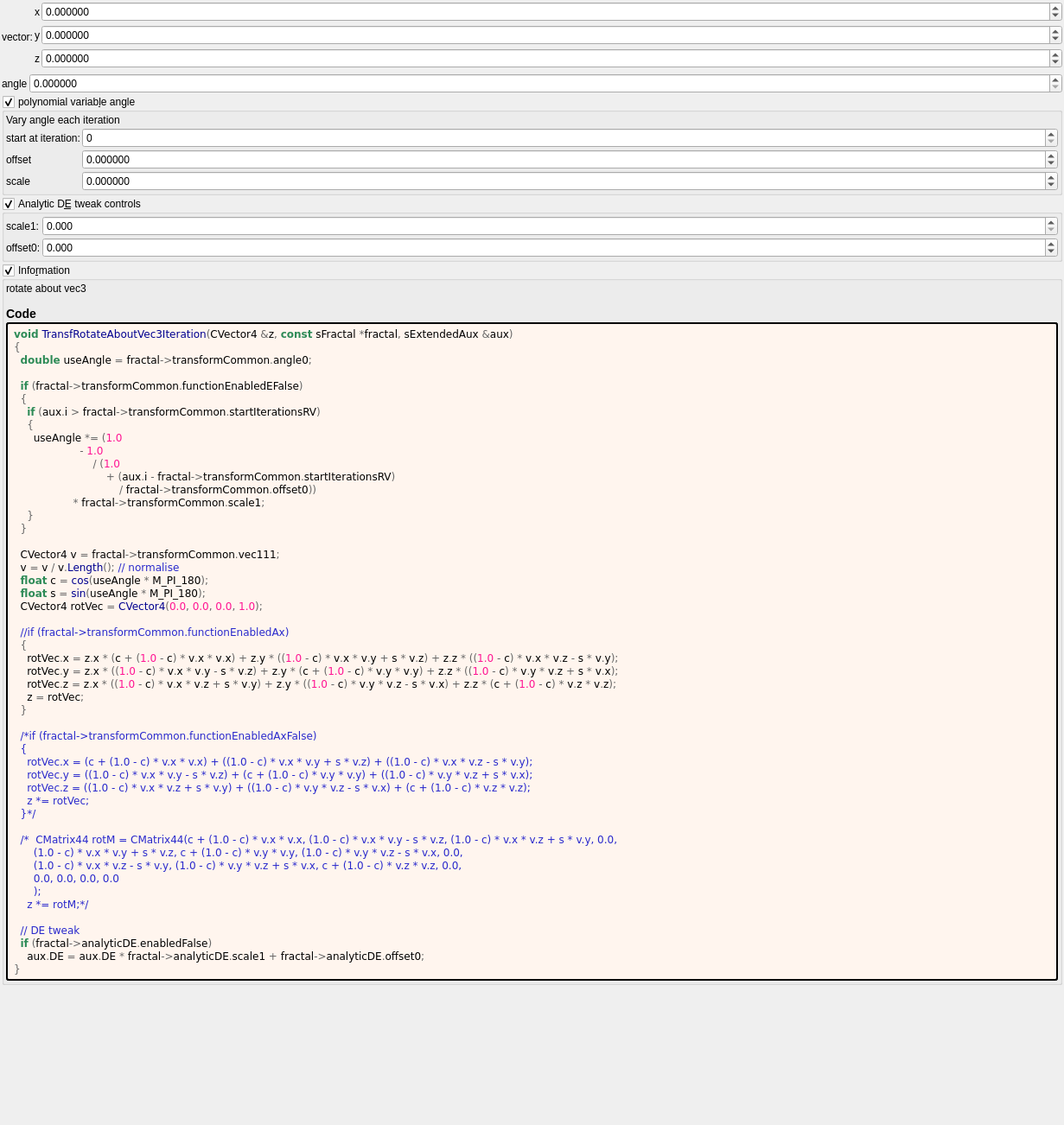
<?xml version="1.0" encoding="UTF-8"?>
<ui version="4.0">
 <class>Form</class>
 <widget class="QWidget" name="Form">
  <property name="geometry">
   <rect>
    <x>0</x>
    <y>0</y>
    <width>1231</width>
    <height>1302</height>
   </rect>
  </property>
  <property name="windowTitle">
   <string notr="true">transf_rotate_about_vec3</string>
  </property>
  <layout class="QVBoxLayout" name="verticalLayout">
   <property name="spacing">
    <number>2</number>
   </property>
   <property name="leftMargin">
    <number>2</number>
   </property>
   <property name="topMargin">
    <number>2</number>
   </property>
   <property name="rightMargin">
    <number>2</number>
   </property>
   <property name="bottomMargin">
    <number>2</number>
   </property>
   <item>
    <layout class="QGridLayout" name="gridLayout_17" columnstretch="0,0,1">
     <property name="horizontalSpacing">
      <number>2</number>
     </property>
     <property name="verticalSpacing">
      <number>4</number>
     </property>
     <item row="4" column="2">
      <widget class="MyDoubleSpinBox" name="spinbox3_transf_vec_111_z">
       <property name="sizePolicy">
        <sizepolicy hsizetype="Minimum" vsizetype="Maximum">
         <horstretch>0</horstretch>
         <verstretch>0</verstretch>
        </sizepolicy>
       </property>
       <property name="prefix">
        <string/>
       </property>
       <property name="suffix">
        <string/>
       </property>
       <property name="decimals">
        <number>6</number>
       </property>
       <property name="minimum">
        <double>-1.000000000000000</double>
       </property>
       <property name="maximum">
        <double>1.000000000000000</double>
       </property>
       <property name="singleStep">
        <double>0.100000000000000</double>
       </property>
      </widget>
     </item>
     <item row="4" column="1">
      <widget class="QLabel" name="label_124">
       <property name="text">
        <string notr="true">z</string>
       </property>
      </widget>
     </item>
     <item row="3" column="2">
      <widget class="MyDoubleSpinBox" name="spinbox3_transf_vec_111_y">
       <property name="sizePolicy">
        <sizepolicy hsizetype="Minimum" vsizetype="Maximum">
         <horstretch>0</horstretch>
         <verstretch>0</verstretch>
        </sizepolicy>
       </property>
       <property name="prefix">
        <string/>
       </property>
       <property name="suffix">
        <string/>
       </property>
       <property name="decimals">
        <number>6</number>
       </property>
       <property name="minimum">
        <double>-1.000000000000000</double>
       </property>
       <property name="maximum">
        <double>1.000000000000000</double>
       </property>
       <property name="singleStep">
        <double>0.100000000000000</double>
       </property>
      </widget>
     </item>
     <item row="3" column="1">
      <widget class="QLabel" name="label_121">
       <property name="text">
        <string notr="true">y</string>
       </property>
      </widget>
     </item>
     <item row="1" column="1" rowspan="2">
      <widget class="QLabel" name="label_120">
       <property name="text">
        <string notr="true">x</string>
       </property>
      </widget>
     </item>
     <item row="1" column="2" rowspan="2">
      <widget class="MyDoubleSpinBox" name="spinbox3_transf_vec_111_x">
       <property name="sizePolicy">
        <sizepolicy hsizetype="Minimum" vsizetype="Maximum">
         <horstretch>0</horstretch>
         <verstretch>0</verstretch>
        </sizepolicy>
       </property>
       <property name="prefix">
        <string/>
       </property>
       <property name="suffix">
        <string/>
       </property>
       <property name="decimals">
        <number>6</number>
       </property>
       <property name="minimum">
        <double>-1.000000000000000</double>
       </property>
       <property name="maximum">
        <double>1.000000000000000</double>
       </property>
       <property name="singleStep">
        <double>0.100000000000000</double>
       </property>
      </widget>
     </item>
     <item row="1" column="0" rowspan="5">
      <widget class="QLabel" name="label_35">
       <property name="text">
        <string>vector:</string>
       </property>
      </widget>
     </item>
    </layout>
   </item>
   <item>
    <layout class="QGridLayout" name="gridLayout_2" columnstretch="0,1">
     <property name="spacing">
      <number>2</number>
     </property>
     <item row="0" column="1">
      <widget class="MyDoubleSpinBox" name="spinboxd_transf_angle_0">
       <property name="sizePolicy">
        <sizepolicy hsizetype="Minimum" vsizetype="Maximum">
         <horstretch>0</horstretch>
         <verstretch>0</verstretch>
        </sizepolicy>
       </property>
       <property name="prefix">
        <string/>
       </property>
       <property name="suffix">
        <string/>
       </property>
       <property name="decimals">
        <number>6</number>
       </property>
       <property name="minimum">
        <double>0.000000000000000</double>
       </property>
       <property name="maximum">
        <double>180.000000000000000</double>
       </property>
       <property name="singleStep">
        <double>1.000000000000000</double>
       </property>
      </widget>
     </item>
     <item row="0" column="0">
      <widget class="QLabel" name="label_13">
       <property name="text">
        <string notr="true">angle</string>
       </property>
      </widget>
     </item>
    </layout>
   </item>
   <item>
    <widget class="MyGroupBox" name="groupCheck_transf_function_enabledE_false">
     <property name="title">
      <string>polynomial variab&amp;le angle</string>
     </property>
     <property name="checkable">
      <bool>true</bool>
     </property>
     <layout class="QVBoxLayout" name="verticalLayout_11" stretch="0">
      <property name="spacing">
       <number>2</number>
      </property>
      <property name="leftMargin">
       <number>2</number>
      </property>
      <property name="topMargin">
       <number>2</number>
      </property>
      <property name="rightMargin">
       <number>2</number>
      </property>
      <property name="bottomMargin">
       <number>2</number>
      </property>
      <item>
       <layout class="QGridLayout" name="gridLayout_8" columnstretch="0,1">
        <property name="spacing">
         <number>2</number>
        </property>
        <item row="1" column="1">
         <widget class="MySpinBox" name="spinboxInt_transf_start_iterations_RV">
          <property name="sizePolicy">
           <sizepolicy hsizetype="Minimum" vsizetype="Maximum">
            <horstretch>0</horstretch>
            <verstretch>0</verstretch>
           </sizepolicy>
          </property>
          <property name="maximum">
           <number>999</number>
          </property>
         </widget>
        </item>
        <item row="2" column="0">
         <widget class="QLabel" name="label_15">
          <property name="text">
           <string notr="true">offset</string>
          </property>
         </widget>
        </item>
        <item row="3" column="0">
         <widget class="QLabel" name="label_16">
          <property name="text">
           <string notr="true">scale</string>
          </property>
         </widget>
        </item>
        <item row="2" column="1">
         <widget class="MyDoubleSpinBox" name="spinbox_transf_offset_0">
          <property name="sizePolicy">
           <sizepolicy hsizetype="Minimum" vsizetype="Maximum">
            <horstretch>0</horstretch>
            <verstretch>0</verstretch>
           </sizepolicy>
          </property>
          <property name="prefix">
           <string/>
          </property>
          <property name="suffix">
           <string/>
          </property>
          <property name="decimals">
           <number>6</number>
          </property>
          <property name="minimum">
           <double>-99.989999999999995</double>
          </property>
          <property name="maximum">
           <double>99.989999999999995</double>
          </property>
          <property name="singleStep">
           <double>0.100000000000000</double>
          </property>
         </widget>
        </item>
        <item row="3" column="1">
         <widget class="MyDoubleSpinBox" name="spinbox_transf_scale_1">
          <property name="sizePolicy">
           <sizepolicy hsizetype="Minimum" vsizetype="Maximum">
            <horstretch>0</horstretch>
            <verstretch>0</verstretch>
           </sizepolicy>
          </property>
          <property name="prefix">
           <string/>
          </property>
          <property name="suffix">
           <string/>
          </property>
          <property name="decimals">
           <number>6</number>
          </property>
          <property name="minimum">
           <double>-99.989999999999995</double>
          </property>
          <property name="maximum">
           <double>99.989999999999995</double>
          </property>
          <property name="singleStep">
           <double>0.100000000000000</double>
          </property>
         </widget>
        </item>
        <item row="1" column="0">
         <widget class="QLabel" name="label_33">
          <property name="text">
           <string notr="true">start at iteration:</string>
          </property>
         </widget>
        </item>
        <item row="0" column="0" colspan="2">
         <widget class="QLabel" name="label_69">
          <property name="text">
           <string>Vary angle each iteration</string>
          </property>
         </widget>
        </item>
       </layout>
      </item>
     </layout>
    </widget>
   </item>
   <item>
    <widget class="MyGroupBox" name="groupCheck_analyticDE_enabled_false">
     <property name="title">
      <string>Analytic D&amp;E tweak controls</string>
     </property>
     <property name="checkable">
      <bool>true</bool>
     </property>
     <layout class="QVBoxLayout" name="verticalLayout_14" stretch="0">
      <property name="spacing">
       <number>2</number>
      </property>
      <property name="leftMargin">
       <number>2</number>
      </property>
      <property name="topMargin">
       <number>2</number>
      </property>
      <property name="rightMargin">
       <number>2</number>
      </property>
      <property name="bottomMargin">
       <number>2</number>
      </property>
      <item>
       <layout class="QGridLayout" name="gridLayout_27" columnstretch="0,0,1">
        <property name="spacing">
         <number>2</number>
        </property>
        <item row="1" column="2">
         <widget class="MyDoubleSpinBox" name="spinbox_analyticDE_offset_0">
          <property name="sizePolicy">
           <sizepolicy hsizetype="Minimum" vsizetype="Maximum">
            <horstretch>0</horstretch>
            <verstretch>0</verstretch>
           </sizepolicy>
          </property>
          <property name="prefix">
           <string/>
          </property>
          <property name="suffix">
           <string/>
          </property>
          <property name="decimals">
           <number>3</number>
          </property>
          <property name="minimum">
           <double>-99.989999999999995</double>
          </property>
          <property name="maximum">
           <double>99.989999999999995</double>
          </property>
          <property name="singleStep">
           <double>0.100000000000000</double>
          </property>
         </widget>
        </item>
        <item row="0" column="2">
         <widget class="MyDoubleSpinBox" name="spinbox_analyticDE_scale_1">
          <property name="sizePolicy">
           <sizepolicy hsizetype="Minimum" vsizetype="Maximum">
            <horstretch>0</horstretch>
            <verstretch>0</verstretch>
           </sizepolicy>
          </property>
          <property name="prefix">
           <string/>
          </property>
          <property name="suffix">
           <string/>
          </property>
          <property name="decimals">
           <number>3</number>
          </property>
          <property name="minimum">
           <double>0.000000000000000</double>
          </property>
          <property name="maximum">
           <double>99.989999999999995</double>
          </property>
          <property name="singleStep">
           <double>0.100000000000000</double>
          </property>
         </widget>
        </item>
        <item row="0" column="0" colspan="2">
         <widget class="QLabel" name="label_182">
          <property name="text">
           <string>scale1:</string>
          </property>
         </widget>
        </item>
        <item row="1" column="0" colspan="2">
         <widget class="QLabel" name="label_177">
          <property name="text">
           <string>offset0:</string>
          </property>
         </widget>
        </item>
       </layout>
      </item>
     </layout>
    </widget>
   </item>
   <item>
    <widget class="MyGroupBox" name="groupCheck_info">
     <property name="title">
      <string>Info&amp;rmation</string>
     </property>
     <property name="flat">
      <bool>false</bool>
     </property>
     <property name="checkable">
      <bool>true</bool>
     </property>
     <layout class="QVBoxLayout" name="verticalLayout_2">
      <property name="spacing">
       <number>2</number>
      </property>
      <property name="leftMargin">
       <number>2</number>
      </property>
      <property name="topMargin">
       <number>2</number>
      </property>
      <property name="rightMargin">
       <number>2</number>
      </property>
      <property name="bottomMargin">
       <number>2</number>
      </property>
      <item>
       <widget class="QLabel" name="label_information_general">
        <property name="text">
         <string notr="true">&lt;p&gt;rotate about vec3&lt;/p&gt;&lt;table&gt;
&lt;/table&gt;
&lt;h3&gt;Code&lt;/h3&gt;</string>
        </property>
        <property name="wordWrap">
         <bool>true</bool>
        </property>
        <property name="openExternalLinks">
         <bool>true</bool>
        </property>
        <property name="textInteractionFlags">
         <set>Qt::LinksAccessibleByMouse|Qt::TextSelectableByMouse</set>
        </property>
       </widget>
      </item>
      <item>
       <widget class="QLabel" name="label_code_content">
        <property name="styleSheet">
         <string notr="true">border-style: outset; border-width: 2px; border-radius: 3px; border-color: black; background-color: #fff5ee; padding: 4px;</string>
        </property>
        <property name="text">
         <string notr="true">&lt;body style=&quot;background-color:#fff5ee&quot;&gt;
&lt;pre style=&quot;color:#000000; background-color:#fff5ee;  font-family:'Courier New',monospace;&quot;&gt;&lt;span style=&quot;color:#2e8b57; font-weight:bold&quot;&gt;void&lt;/span&gt; &lt;span style=&quot;color:#00008f&quot;&gt;TransfRotateAboutVec3Iteration&lt;/span&gt;&lt;span style=&quot;color:#676767&quot;&gt;(&lt;/span&gt;CVector4 &lt;span style=&quot;color:#676767&quot;&gt;&amp;amp;&lt;/span&gt;z&lt;span style=&quot;color:#676767&quot;&gt;,&lt;/span&gt; &lt;span style=&quot;color:#2e8b57; font-weight:bold&quot;&gt;const&lt;/span&gt; sFractal &lt;span style=&quot;color:#676767&quot;&gt;*&lt;/span&gt;fractal&lt;span style=&quot;color:#676767&quot;&gt;,&lt;/span&gt; sExtendedAux &lt;span style=&quot;color:#676767&quot;&gt;&amp;amp;&lt;/span&gt;aux&lt;span style=&quot;color:#676767&quot;&gt;)&lt;/span&gt;
&lt;span style=&quot;color:#676767&quot;&gt;{&lt;/span&gt;
  &lt;span style=&quot;color:#2e8b57; font-weight:bold&quot;&gt;double&lt;/span&gt; useAngle &lt;span style=&quot;color:#676767&quot;&gt;=&lt;/span&gt; fractal&lt;span style=&quot;color:#676767&quot;&gt;-&amp;gt;&lt;/span&gt;transformCommon&lt;span style=&quot;color:#676767&quot;&gt;.&lt;/span&gt;angle0&lt;span style=&quot;color:#676767&quot;&gt;;&lt;/span&gt;

  &lt;span style=&quot;color:#2e8b57; font-weight:bold&quot;&gt;if&lt;/span&gt; &lt;span style=&quot;color:#676767&quot;&gt;(&lt;/span&gt;fractal&lt;span style=&quot;color:#676767&quot;&gt;-&amp;gt;&lt;/span&gt;transformCommon&lt;span style=&quot;color:#676767&quot;&gt;.&lt;/span&gt;functionEnabledEFalse&lt;span style=&quot;color:#676767&quot;&gt;)&lt;/span&gt;
  &lt;span style=&quot;color:#676767&quot;&gt;{&lt;/span&gt;
    &lt;span style=&quot;color:#2e8b57; font-weight:bold&quot;&gt;if&lt;/span&gt; &lt;span style=&quot;color:#676767&quot;&gt;(&lt;/span&gt;aux&lt;span style=&quot;color:#676767&quot;&gt;.&lt;/span&gt;i &lt;span style=&quot;color:#676767&quot;&gt;&amp;gt;&lt;/span&gt; fractal&lt;span style=&quot;color:#676767&quot;&gt;-&amp;gt;&lt;/span&gt;transformCommon&lt;span style=&quot;color:#676767&quot;&gt;.&lt;/span&gt;startIterationsRV&lt;span style=&quot;color:#676767&quot;&gt;)&lt;/span&gt;
    &lt;span style=&quot;color:#676767&quot;&gt;{&lt;/span&gt;
      useAngle &lt;span style=&quot;color:#676767&quot;&gt;*= (&lt;/span&gt;&lt;span style=&quot;color:#ff1493&quot;&gt;1.0&lt;/span&gt;
                    &lt;span style=&quot;color:#676767&quot;&gt;-&lt;/span&gt; &lt;span style=&quot;color:#ff1493&quot;&gt;1.0&lt;/span&gt;
                        &lt;span style=&quot;color:#676767&quot;&gt;/ (&lt;/span&gt;&lt;span style=&quot;color:#ff1493&quot;&gt;1.0&lt;/span&gt;
                            &lt;span style=&quot;color:#676767&quot;&gt;+ (&lt;/span&gt;aux&lt;span style=&quot;color:#676767&quot;&gt;.&lt;/span&gt;i &lt;span style=&quot;color:#676767&quot;&gt;-&lt;/span&gt; fractal&lt;span style=&quot;color:#676767&quot;&gt;-&amp;gt;&lt;/span&gt;transformCommon&lt;span style=&quot;color:#676767&quot;&gt;.&lt;/span&gt;startIterationsRV&lt;span style=&quot;color:#676767&quot;&gt;)&lt;/span&gt;
                                &lt;span style=&quot;color:#676767&quot;&gt;/&lt;/span&gt; fractal&lt;span style=&quot;color:#676767&quot;&gt;-&amp;gt;&lt;/span&gt;transformCommon&lt;span style=&quot;color:#676767&quot;&gt;.&lt;/span&gt;offset0&lt;span style=&quot;color:#676767&quot;&gt;))&lt;/span&gt;
                  &lt;span style=&quot;color:#676767&quot;&gt;*&lt;/span&gt; fractal&lt;span style=&quot;color:#676767&quot;&gt;-&amp;gt;&lt;/span&gt;transformCommon&lt;span style=&quot;color:#676767&quot;&gt;.&lt;/span&gt;scale1&lt;span style=&quot;color:#676767&quot;&gt;;&lt;/span&gt;
    &lt;span style=&quot;color:#676767&quot;&gt;}&lt;/span&gt;
  &lt;span style=&quot;color:#676767&quot;&gt;}&lt;/span&gt;

  CVector4 v &lt;span style=&quot;color:#676767&quot;&gt;=&lt;/span&gt; fractal&lt;span style=&quot;color:#676767&quot;&gt;-&amp;gt;&lt;/span&gt;transformCommon&lt;span style=&quot;color:#676767&quot;&gt;.&lt;/span&gt;vec111&lt;span style=&quot;color:#676767&quot;&gt;;&lt;/span&gt;
  v &lt;span style=&quot;color:#676767&quot;&gt;=&lt;/span&gt; v &lt;span style=&quot;color:#676767&quot;&gt;/&lt;/span&gt; v&lt;span style=&quot;color:#676767&quot;&gt;.&lt;/span&gt;&lt;span style=&quot;color:#00008f&quot;&gt;Length&lt;/span&gt;&lt;span style=&quot;color:#676767&quot;&gt;();&lt;/span&gt; &lt;span style=&quot;color:#2929cc&quot;&gt;// normalise&lt;/span&gt;
  &lt;span style=&quot;color:#2e8b57; font-weight:bold&quot;&gt;float&lt;/span&gt; c &lt;span style=&quot;color:#676767&quot;&gt;=&lt;/span&gt; &lt;span style=&quot;color:#00008f&quot;&gt;cos&lt;/span&gt;&lt;span style=&quot;color:#676767&quot;&gt;(&lt;/span&gt;useAngle &lt;span style=&quot;color:#676767&quot;&gt;*&lt;/span&gt; M_PI_180&lt;span style=&quot;color:#676767&quot;&gt;);&lt;/span&gt;
  &lt;span style=&quot;color:#2e8b57; font-weight:bold&quot;&gt;float&lt;/span&gt; s &lt;span style=&quot;color:#676767&quot;&gt;=&lt;/span&gt; &lt;span style=&quot;color:#00008f&quot;&gt;sin&lt;/span&gt;&lt;span style=&quot;color:#676767&quot;&gt;(&lt;/span&gt;useAngle &lt;span style=&quot;color:#676767&quot;&gt;*&lt;/span&gt; M_PI_180&lt;span style=&quot;color:#676767&quot;&gt;);&lt;/span&gt;
  CVector4 rotVec &lt;span style=&quot;color:#676767&quot;&gt;=&lt;/span&gt; &lt;span style=&quot;color:#00008f&quot;&gt;CVector4&lt;/span&gt;&lt;span style=&quot;color:#676767&quot;&gt;(&lt;/span&gt;&lt;span style=&quot;color:#ff1493&quot;&gt;0.0&lt;/span&gt;&lt;span style=&quot;color:#676767&quot;&gt;,&lt;/span&gt; &lt;span style=&quot;color:#ff1493&quot;&gt;0.0&lt;/span&gt;&lt;span style=&quot;color:#676767&quot;&gt;,&lt;/span&gt; &lt;span style=&quot;color:#ff1493&quot;&gt;0.0&lt;/span&gt;&lt;span style=&quot;color:#676767&quot;&gt;,&lt;/span&gt; &lt;span style=&quot;color:#ff1493&quot;&gt;1.0&lt;/span&gt;&lt;span style=&quot;color:#676767&quot;&gt;);&lt;/span&gt;

  &lt;span style=&quot;color:#2929cc&quot;&gt;//if (fractal-&amp;gt;transformCommon.functionEnabledAx)&lt;/span&gt;
  &lt;span style=&quot;color:#676767&quot;&gt;{&lt;/span&gt;
    rotVec&lt;span style=&quot;color:#676767&quot;&gt;.&lt;/span&gt;x &lt;span style=&quot;color:#676767&quot;&gt;=&lt;/span&gt; z&lt;span style=&quot;color:#676767&quot;&gt;.&lt;/span&gt;x &lt;span style=&quot;color:#676767&quot;&gt;* (&lt;/span&gt;c &lt;span style=&quot;color:#676767&quot;&gt;+ (&lt;/span&gt;&lt;span style=&quot;color:#ff1493&quot;&gt;1.0&lt;/span&gt; &lt;span style=&quot;color:#676767&quot;&gt;-&lt;/span&gt; c&lt;span style=&quot;color:#676767&quot;&gt;) *&lt;/span&gt; v&lt;span style=&quot;color:#676767&quot;&gt;.&lt;/span&gt;x &lt;span style=&quot;color:#676767&quot;&gt;*&lt;/span&gt; v&lt;span style=&quot;color:#676767&quot;&gt;.&lt;/span&gt;x&lt;span style=&quot;color:#676767&quot;&gt;) +&lt;/span&gt; z&lt;span style=&quot;color:#676767&quot;&gt;.&lt;/span&gt;y &lt;span style=&quot;color:#676767&quot;&gt;* ((&lt;/span&gt;&lt;span style=&quot;color:#ff1493&quot;&gt;1.0&lt;/span&gt; &lt;span style=&quot;color:#676767&quot;&gt;-&lt;/span&gt; c&lt;span style=&quot;color:#676767&quot;&gt;) *&lt;/span&gt; v&lt;span style=&quot;color:#676767&quot;&gt;.&lt;/span&gt;x &lt;span style=&quot;color:#676767&quot;&gt;*&lt;/span&gt; v&lt;span style=&quot;color:#676767&quot;&gt;.&lt;/span&gt;y &lt;span style=&quot;color:#676767&quot;&gt;+&lt;/span&gt; s &lt;span style=&quot;color:#676767&quot;&gt;*&lt;/span&gt; v&lt;span style=&quot;color:#676767&quot;&gt;.&lt;/span&gt;z&lt;span style=&quot;color:#676767&quot;&gt;) +&lt;/span&gt; z&lt;span style=&quot;color:#676767&quot;&gt;.&lt;/span&gt;z &lt;span style=&quot;color:#676767&quot;&gt;* ((&lt;/span&gt;&lt;span style=&quot;color:#ff1493&quot;&gt;1.0&lt;/span&gt; &lt;span style=&quot;color:#676767&quot;&gt;-&lt;/span&gt; c&lt;span style=&quot;color:#676767&quot;&gt;) *&lt;/span&gt; v&lt;span style=&quot;color:#676767&quot;&gt;.&lt;/span&gt;x &lt;span style=&quot;color:#676767&quot;&gt;*&lt;/span&gt; v&lt;span style=&quot;color:#676767&quot;&gt;.&lt;/span&gt;z &lt;span style=&quot;color:#676767&quot;&gt;-&lt;/span&gt; s &lt;span style=&quot;color:#676767&quot;&gt;*&lt;/span&gt; v&lt;span style=&quot;color:#676767&quot;&gt;.&lt;/span&gt;y&lt;span style=&quot;color:#676767&quot;&gt;);&lt;/span&gt;
    rotVec&lt;span style=&quot;color:#676767&quot;&gt;.&lt;/span&gt;y &lt;span style=&quot;color:#676767&quot;&gt;=&lt;/span&gt; z&lt;span style=&quot;color:#676767&quot;&gt;.&lt;/span&gt;x &lt;span style=&quot;color:#676767&quot;&gt;* ((&lt;/span&gt;&lt;span style=&quot;color:#ff1493&quot;&gt;1.0&lt;/span&gt; &lt;span style=&quot;color:#676767&quot;&gt;-&lt;/span&gt; c&lt;span style=&quot;color:#676767&quot;&gt;) *&lt;/span&gt; v&lt;span style=&quot;color:#676767&quot;&gt;.&lt;/span&gt;x &lt;span style=&quot;color:#676767&quot;&gt;*&lt;/span&gt; v&lt;span style=&quot;color:#676767&quot;&gt;.&lt;/span&gt;y &lt;span style=&quot;color:#676767&quot;&gt;-&lt;/span&gt; s &lt;span style=&quot;color:#676767&quot;&gt;*&lt;/span&gt; v&lt;span style=&quot;color:#676767&quot;&gt;.&lt;/span&gt;z&lt;span style=&quot;color:#676767&quot;&gt;) +&lt;/span&gt; z&lt;span style=&quot;color:#676767&quot;&gt;.&lt;/span&gt;y &lt;span style=&quot;color:#676767&quot;&gt;* (&lt;/span&gt;c &lt;span style=&quot;color:#676767&quot;&gt;+ (&lt;/span&gt;&lt;span style=&quot;color:#ff1493&quot;&gt;1.0&lt;/span&gt; &lt;span style=&quot;color:#676767&quot;&gt;-&lt;/span&gt; c&lt;span style=&quot;color:#676767&quot;&gt;) *&lt;/span&gt; v&lt;span style=&quot;color:#676767&quot;&gt;.&lt;/span&gt;y &lt;span style=&quot;color:#676767&quot;&gt;*&lt;/span&gt; v&lt;span style=&quot;color:#676767&quot;&gt;.&lt;/span&gt;y&lt;span style=&quot;color:#676767&quot;&gt;) +&lt;/span&gt; z&lt;span style=&quot;color:#676767&quot;&gt;.&lt;/span&gt;z &lt;span style=&quot;color:#676767&quot;&gt;* ((&lt;/span&gt;&lt;span style=&quot;color:#ff1493&quot;&gt;1.0&lt;/span&gt; &lt;span style=&quot;color:#676767&quot;&gt;-&lt;/span&gt; c&lt;span style=&quot;color:#676767&quot;&gt;) *&lt;/span&gt; v&lt;span style=&quot;color:#676767&quot;&gt;.&lt;/span&gt;y &lt;span style=&quot;color:#676767&quot;&gt;*&lt;/span&gt; v&lt;span style=&quot;color:#676767&quot;&gt;.&lt;/span&gt;z &lt;span style=&quot;color:#676767&quot;&gt;+&lt;/span&gt; s &lt;span style=&quot;color:#676767&quot;&gt;*&lt;/span&gt; v&lt;span style=&quot;color:#676767&quot;&gt;.&lt;/span&gt;x&lt;span style=&quot;color:#676767&quot;&gt;);&lt;/span&gt;
    rotVec&lt;span style=&quot;color:#676767&quot;&gt;.&lt;/span&gt;z &lt;span style=&quot;color:#676767&quot;&gt;=&lt;/span&gt; z&lt;span style=&quot;color:#676767&quot;&gt;.&lt;/span&gt;x &lt;span style=&quot;color:#676767&quot;&gt;* ((&lt;/span&gt;&lt;span style=&quot;color:#ff1493&quot;&gt;1.0&lt;/span&gt; &lt;span style=&quot;color:#676767&quot;&gt;-&lt;/span&gt; c&lt;span style=&quot;color:#676767&quot;&gt;) *&lt;/span&gt; v&lt;span style=&quot;color:#676767&quot;&gt;.&lt;/span&gt;x &lt;span style=&quot;color:#676767&quot;&gt;*&lt;/span&gt; v&lt;span style=&quot;color:#676767&quot;&gt;.&lt;/span&gt;z &lt;span style=&quot;color:#676767&quot;&gt;+&lt;/span&gt; s &lt;span style=&quot;color:#676767&quot;&gt;*&lt;/span&gt; v&lt;span style=&quot;color:#676767&quot;&gt;.&lt;/span&gt;y&lt;span style=&quot;color:#676767&quot;&gt;) +&lt;/span&gt; z&lt;span style=&quot;color:#676767&quot;&gt;.&lt;/span&gt;y &lt;span style=&quot;color:#676767&quot;&gt;* ((&lt;/span&gt;&lt;span style=&quot;color:#ff1493&quot;&gt;1.0&lt;/span&gt; &lt;span style=&quot;color:#676767&quot;&gt;-&lt;/span&gt; c&lt;span style=&quot;color:#676767&quot;&gt;) *&lt;/span&gt; v&lt;span style=&quot;color:#676767&quot;&gt;.&lt;/span&gt;y &lt;span style=&quot;color:#676767&quot;&gt;*&lt;/span&gt; v&lt;span style=&quot;color:#676767&quot;&gt;.&lt;/span&gt;z &lt;span style=&quot;color:#676767&quot;&gt;-&lt;/span&gt; s &lt;span style=&quot;color:#676767&quot;&gt;*&lt;/span&gt; v&lt;span style=&quot;color:#676767&quot;&gt;.&lt;/span&gt;x&lt;span style=&quot;color:#676767&quot;&gt;) +&lt;/span&gt; z&lt;span style=&quot;color:#676767&quot;&gt;.&lt;/span&gt;z &lt;span style=&quot;color:#676767&quot;&gt;* (&lt;/span&gt;c &lt;span style=&quot;color:#676767&quot;&gt;+ (&lt;/span&gt;&lt;span style=&quot;color:#ff1493&quot;&gt;1.0&lt;/span&gt; &lt;span style=&quot;color:#676767&quot;&gt;-&lt;/span&gt; c&lt;span style=&quot;color:#676767&quot;&gt;) *&lt;/span&gt; v&lt;span style=&quot;color:#676767&quot;&gt;.&lt;/span&gt;z &lt;span style=&quot;color:#676767&quot;&gt;*&lt;/span&gt; v&lt;span style=&quot;color:#676767&quot;&gt;.&lt;/span&gt;z&lt;span style=&quot;color:#676767&quot;&gt;);&lt;/span&gt;
    z &lt;span style=&quot;color:#676767&quot;&gt;=&lt;/span&gt; rotVec&lt;span style=&quot;color:#676767&quot;&gt;;&lt;/span&gt;
  &lt;span style=&quot;color:#676767&quot;&gt;}&lt;/span&gt;

  &lt;span style=&quot;color:#2929cc&quot;&gt;/*if (fractal-&amp;gt;transformCommon.functionEnabledAxFalse)&lt;/span&gt;
&lt;span style=&quot;color:#2929cc&quot;&gt;  {&lt;/span&gt;
&lt;span style=&quot;color:#2929cc&quot;&gt;    rotVec.x = (c + (1.0 - c) * v.x * v.x) + ((1.0 - c) * v.x * v.y + s * v.z) + ((1.0 - c) * v.x * v.z - s * v.y);&lt;/span&gt;
&lt;span style=&quot;color:#2929cc&quot;&gt;    rotVec.y = ((1.0 - c) * v.x * v.y - s * v.z) + (c + (1.0 - c) * v.y * v.y) + ((1.0 - c) * v.y * v.z + s * v.x);&lt;/span&gt;
&lt;span style=&quot;color:#2929cc&quot;&gt;    rotVec.z = ((1.0 - c) * v.x * v.z + s * v.y) + ((1.0 - c) * v.y * v.z - s * v.x) + (c + (1.0 - c) * v.z * v.z);&lt;/span&gt;
&lt;span style=&quot;color:#2929cc&quot;&gt;    z *= rotVec;&lt;/span&gt;
&lt;span style=&quot;color:#2929cc&quot;&gt;  }*/&lt;/span&gt;

  &lt;span style=&quot;color:#2929cc&quot;&gt;/*  CMatrix44 rotM = CMatrix44(c + (1.0 - c) * v.x * v.x, (1.0 - c) * v.x * v.y - s * v.z, (1.0 - c) * v.x * v.z + s * v.y, 0.0,&lt;/span&gt;
&lt;span style=&quot;color:#2929cc&quot;&gt;      (1.0 - c) * v.x * v.y + s * v.z, c + (1.0 - c) * v.y * v.y, (1.0 - c) * v.y * v.z - s * v.x, 0.0,&lt;/span&gt;
&lt;span style=&quot;color:#2929cc&quot;&gt;      (1.0 - c) * v.x * v.z - s * v.y, (1.0 - c) * v.y * v.z + s * v.x, c + (1.0 - c) * v.z * v.z, 0.0,&lt;/span&gt;
&lt;span style=&quot;color:#2929cc&quot;&gt;      0.0, 0.0, 0.0, 0.0&lt;/span&gt;
&lt;span style=&quot;color:#2929cc&quot;&gt;      );&lt;/span&gt;
&lt;span style=&quot;color:#2929cc&quot;&gt;    z *= rotM;*/&lt;/span&gt;

  &lt;span style=&quot;color:#2929cc&quot;&gt;// DE tweak&lt;/span&gt;
  &lt;span style=&quot;color:#2e8b57; font-weight:bold&quot;&gt;if&lt;/span&gt; &lt;span style=&quot;color:#676767&quot;&gt;(&lt;/span&gt;fractal&lt;span style=&quot;color:#676767&quot;&gt;-&amp;gt;&lt;/span&gt;analyticDE&lt;span style=&quot;color:#676767&quot;&gt;.&lt;/span&gt;enabledFalse&lt;span style=&quot;color:#676767&quot;&gt;)&lt;/span&gt;
    aux&lt;span style=&quot;color:#676767&quot;&gt;.&lt;/span&gt;DE &lt;span style=&quot;color:#676767&quot;&gt;=&lt;/span&gt; aux&lt;span style=&quot;color:#676767&quot;&gt;.&lt;/span&gt;DE &lt;span style=&quot;color:#676767&quot;&gt;*&lt;/span&gt; fractal&lt;span style=&quot;color:#676767&quot;&gt;-&amp;gt;&lt;/span&gt;analyticDE&lt;span style=&quot;color:#676767&quot;&gt;.&lt;/span&gt;scale1 &lt;span style=&quot;color:#676767&quot;&gt;+&lt;/span&gt; fractal&lt;span style=&quot;color:#676767&quot;&gt;-&amp;gt;&lt;/span&gt;analyticDE&lt;span style=&quot;color:#676767&quot;&gt;.&lt;/span&gt;offset0&lt;span style=&quot;color:#676767&quot;&gt;;&lt;/span&gt;
&lt;span style=&quot;color:#676767&quot;&gt;}&lt;/span&gt;
&lt;/pre&gt;
&lt;/body&gt;</string>
        </property>
        <property name="wordWrap">
         <bool>true</bool>
        </property>
        <property name="openExternalLinks">
         <bool>true</bool>
        </property>
        <property name="textInteractionFlags">
         <set>Qt::LinksAccessibleByMouse|Qt::TextSelectableByMouse</set>
        </property>
       </widget>
      </item>
     </layout>
    </widget>
   </item>
   <item>
    <spacer name="verticalSpacer">
     <property name="orientation">
      <enum>Qt::Vertical</enum>
     </property>
     <property name="sizeHint" stdset="0">
      <size>
       <width>20</width>
       <height>40</height>
      </size>
     </property>
    </spacer>
   </item>
  </layout>
 </widget>
 <customwidgets>
  <customwidget>
   <class>MyGroupBox</class>
   <extends>QGroupBox</extends>
   <header>my_group_box.h</header>
   <container>1</container>
  </customwidget>
  <customwidget>
   <class>MyDoubleSpinBox</class>
   <extends>QDoubleSpinBox</extends>
   <header>my_double_spin_box.h</header>
  </customwidget>
  <customwidget>
   <class>MySpinBox</class>
   <extends>QSpinBox</extends>
   <header>my_spin_box.h</header>
  </customwidget>
 </customwidgets>
 <tabstops>
  <tabstop>groupCheck_info</tabstop>
 </tabstops>
 <resources/>
 <connections/>
</ui>
